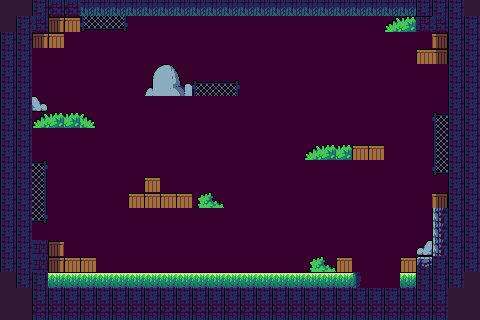

Tiled map render using the project's own tile images. Description and the whole map definition, tile-layer contents included, below:
An orthogonal 30x20 tile map with 16x16 px tiles, 2 tile layers (piso, deco), 8 tilesets and 28 objects (2x rojo, 2x verde, 2x azul, p1, p2, ...).

<map version="1.10" tiledversion="1.12.2" orientation="orthogonal" renderorder="right-down" width="30" height="20" tilewidth="16" tileheight="16" infinite="0" nextlayerid="11" nextobjectid="34">
 <editorsettings>
  <export target="mapa.lua" format="lua" />
 </editorsettings>
 <tileset firstgid="1" name="Tileset" tilewidth="32" tileheight="32" tilecount="96" columns="12">
  <image source="Tileset.png" width="384" height="256" />
 </tileset>
 <tileset firstgid="97" name="Box" tilewidth="16" tileheight="16" tilecount="2" columns="2">
  <image source="Other/Box.png" width="32" height="25" />
 </tileset>
 <tileset firstgid="99" name="4" tilewidth="16" tileheight="16" tilecount="2" columns="2">
  <image source="Stones/4.png" width="39" height="17" />
 </tileset>
 <tileset firstgid="101" name="3" tilewidth="16" tileheight="16" tilecount="1" columns="1">
  <image source="Stones/3.png" width="27" height="16" />
 </tileset>
 <tileset firstgid="102" name="6" tilewidth="16" tileheight="16" tilecount="8" columns="4">
  <image source="Stones/6.png" width="70" height="44" />
 </tileset>
 <tileset firstgid="110" name="18" tilewidth="16" tileheight="16" tilecount="2" columns="2">
  <image source="Bushes/18.png" width="41" height="24" />
 </tileset>
 <tileset firstgid="112" name="13" tilewidth="16" tileheight="16" tilecount="2" columns="2">
  <image source="Bushes/13.png" width="40" height="17" />
 </tileset>
 <tileset firstgid="114" name="6" tilewidth="16" tileheight="16" tilecount="12" columns="3">
  <image source="Fence/6.png" width="48" height="64" />
 </tileset>
 <layer id="1" name="piso" width="30" height="20">
  <data encoding="csv">
73,73,65,65,65,65,65,65,65,65,65,65,65,65,65,65,65,65,65,65,65,65,65,65,65,65,65,65,73,73,
73,73,65,1073741895,1073741895,1073741827,1073741827,1073741827,1073741827,1073741827,1073741827,1073741827,1073741827,1073741827,1073741827,1073741827,1073741827,1073741827,1073741827,1073741827,1073741827,1073741827,1073741827,1073741827,1073741827,1073741827,65,65,65,73,
73,65,1073741896,4,4,4,4,4,4,4,4,4,4,4,4,4,4,4,4,4,4,4,4,4,4,4,1073741847,1073741896,65,65,
65,65,4,4,4,4,4,4,4,4,4,4,4,4,4,4,4,4,4,4,4,4,4,4,4,4,4,4,65,65,
65,65,4,4,4,4,4,4,4,4,4,4,4,4,4,4,4,4,4,4,4,4,4,4,4,4,4,4,65,65,
65,65,4,4,4,4,4,4,4,4,4,4,4,4,4,4,4,4,4,4,4,4,4,4,4,4,4,4,65,65,
65,65,4,4,4,4,4,4,4,4,4,4,4,4,4,4,4,4,4,4,4,4,4,4,4,4,4,4,65,65,
65,65,4,4,4,4,4,4,4,4,4,4,4,4,4,4,4,4,4,4,4,4,4,4,4,4,4,4,65,65,
65,65,4,4,4,4,4,4,4,4,4,4,4,4,4,4,4,4,4,4,4,4,4,4,4,4,4,4,65,65,
65,65,4,4,4,4,4,4,4,4,4,4,4,4,4,4,4,4,4,4,4,4,4,4,4,4,4,4,65,65,
65,65,4,4,4,4,4,4,4,4,4,4,4,4,4,4,4,4,4,4,4,4,4,4,4,4,4,4,65,65,
65,65,4,4,4,4,4,4,4,4,4,4,4,4,4,4,4,4,4,4,4,4,4,4,4,4,4,4,65,65,
65,65,4,4,4,4,4,4,4,4,4,4,4,4,4,4,4,4,4,4,4,4,4,4,4,4,4,4,65,65,
65,65,4,4,4,4,4,4,4,4,4,4,4,4,4,4,4,4,4,4,4,4,4,4,4,4,4,4,65,65,
65,65,4,4,4,4,4,4,4,4,4,4,4,4,4,4,4,4,4,4,4,4,4,4,4,4,4,1610612757,65,65,
65,65,4,4,4,4,4,4,4,4,4,4,4,4,4,4,4,4,4,4,4,4,4,4,4,4,4,1610612757,65,65,
65,65,2684354632,4,4,4,4,4,4,4,4,4,4,4,4,4,4,4,4,4,4,4,4,4,4,4,4,1610612757,65,65,
65,65,2684354632,4,4,4,4,4,4,4,4,4,4,4,4,4,4,4,4,4,4,4,4,4,4,4,71,65,65,65,
73,65,65,3,3,3,3,3,3,3,3,3,3,3,3,3,3,3,3,3,3,3,32,4,31,3,65,65,65,73,
73,73,65,65,65,65,65,65,65,65,65,65,65,65,65,65,65,65,65,65,65,65,65,65,65,65,65,65,73,73
</data>
 </layer>
 <layer id="7" name="deco" width="30" height="20">
  <data encoding="csv">
0,0,0,0,0,0,0,0,0,0,0,0,0,0,0,0,0,0,0,0,0,0,0,0,0,0,0,0,0,0,
0,0,0,2147483746,97,123,124,125,0,0,0,0,0,0,0,0,0,0,0,0,0,0,0,0,112,113,0,0,0,0,
0,0,2147483746,97,0,0,0,0,0,0,0,0,0,0,0,0,0,0,0,0,0,0,0,0,0,0,0,98,0,0,
0,0,0,0,0,0,0,0,0,0,0,0,0,0,0,0,0,0,0,0,0,0,0,0,0,0,97,98,0,0,
0,0,0,0,0,0,0,0,0,102,103,104,0,0,0,0,0,0,0,0,0,0,0,0,0,0,0,0,0,0,
0,0,0,0,0,0,0,0,0,106,107,108,114,115,116,0,0,0,0,0,0,0,0,0,0,0,0,0,0,0,
0,0,2147483749,0,0,0,0,0,0,0,0,0,0,0,0,0,0,0,0,0,0,0,0,0,0,0,0,0,0,0,
0,0,112,113,113,2147483760,0,0,0,0,0,0,0,0,0,0,0,0,0,0,0,0,0,0,0,0,0,114,0,0,
0,0,0,0,0,0,0,0,0,0,0,0,0,0,0,0,0,0,0,0,0,0,0,0,0,0,0,117,0,0,
0,0,0,0,0,0,0,0,0,0,0,0,0,0,0,0,0,0,0,112,113,113,97,97,0,0,0,120,0,0,
0,0,116,0,0,0,0,0,0,0,0,0,0,0,0,0,0,0,0,0,0,0,0,0,0,0,0,123,0,0,
0,0,119,0,0,0,0,0,0,97,0,0,0,0,0,0,0,0,0,0,0,0,0,0,0,0,0,0,0,0,
0,0,122,0,0,0,0,0,97,97,97,97,110,111,0,0,0,0,0,0,0,0,0,0,0,0,0,98,0,0,
0,0,125,0,0,0,0,0,0,0,0,0,0,0,0,0,0,0,0,0,0,0,0,0,0,0,0,0,0,0,
0,0,0,0,0,0,0,0,0,0,0,0,0,0,0,0,0,0,0,0,0,0,0,0,0,0,0,0,0,0,
0,0,0,2147483746,0,0,0,0,0,0,0,0,0,0,0,0,0,0,0,0,0,0,0,0,0,0,101,0,0,0,
0,0,0,2147483746,97,97,0,0,0,0,0,0,0,0,0,0,0,0,0,110,111,97,0,0,0,97,0,0,0,0,
0,0,0,0,0,0,0,0,0,0,0,0,0,0,0,0,0,0,0,0,0,0,0,0,0,0,0,0,0,0,
0,0,0,0,0,0,0,0,0,0,0,0,0,0,0,0,0,0,0,0,0,0,0,0,0,0,0,0,0,0,
0,0,0,0,0,0,0,0,0,0,0,0,0,0,0,0,0,0,0,0,0,0,0,0,0,0,0,0,0,0
</data>
 </layer>
 <objectgroup id="8" name="colisiones">
  <object id="5" name="p1" x="0" y="-15.5" width="31" height="335.5" />
  <object id="6" name="p2" x="0.5" y="285.5" width="495.5" height="35" />
  <object id="7" name="p3" x="447.5" y="-17" width="48.5" height="337.5" />
  <object id="8" name="p4" x="0.5" y="-16.5" width="495.5" height="32.5" />
  <object id="9" name="p5" x="129.167" y="194.5" width="62.3333" height="13.5" />
  <object id="10" name="p6" x="322.667" y="146.667" width="61.3333" height="13.3333" />
  <object id="11" name="p7" x="400.333" y="257.667" width="47.3333" height="28" />
  <object id="12" name="p8" x="22" y="273.333" width="332.667" height="12.6667" />
  <object id="13" name="p9" x="30.6667" y="257.667" width="65" height="15.6667" />
  <object id="14" name="p10" x="28.6667" y="241" width="36.3333" height="16.6667" />
  <object id="15" name="p11" x="144.667" y="177" width="15.3333" height="19.3333" />
  <object id="16" name="p12" x="0.666667" y="16.3333" width="79" height="17" />
  <object id="17" name="p13" x="-1" y="33.3333" width="64.3333" height="15.3333" />
  <object id="18" name="p14" x="145.667" y="65" width="35.6667" height="30.6667" />
  <object id="19" name="p15" x="29.6667" y="96" width="19.3333" height="15" />
  <object id="20" name="p16" x="399.667" y="16.3333" width="95.6667" height="16.6667" />
  <object id="21" name="p17" x="432.333" y="32" width="20" height="17.6667" />
  <object id="22" name="p18" x="416.333" y="49.6667" width="58.3333" height="15.3333" />
  <object id="23" name="p19" x="432" y="193.667" width="16.6667" height="65" />
  <object id="24" name="p20" x="417" y="240" width="15.6667" height="19" />
  <object id="25" name="p21" x="336.333" y="257.333" width="15.6667" height="17.3333" />
  <object id="26" name="p22" x="181" y="80" width="15" height="16" />
 </objectgroup>
 <objectgroup id="9" name="generadores">
  <object id="27" name="rojo" x="433.5" y="82.5" />
  <object id="28" name="verde" x="69" y="204.5" />
  <object id="29" name="azul" x="204" y="172" />
  <object id="31" name="verde" x="67.5" y="167" />
  <object id="32" name="azul" x="216.5" y="259.5" />
  <object id="33" name="rojo" x="396" y="58" />
 </objectgroup>
</map>
